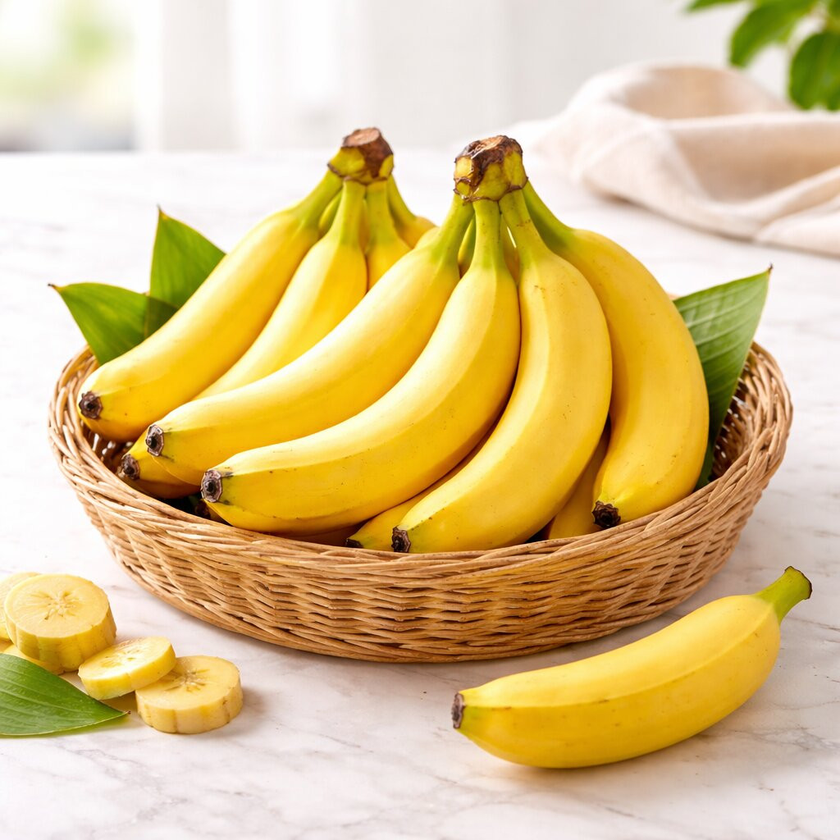
#> input picture test-images/banana.png, 840 x 840 px, shrunk from 1024 x 1024 before the run
$ python contours.py
#> lines starting #> are read from the running program, lines starting #| are printed output that depends on the picture; after the words box and inside, x2 and y2 are one past the last pixel; in counts of white or black regions, pixels touching at a corner belong together
import cv2
import numpy as np
CANNY_LOW = 30
CANNY_HIGH = 200


def extract_contours(image : np.ndarray) -> tuple:

    gray_image = cv2.cvtColor(image,cv2.COLOR_BGR2GRAY)
    edges = cv2.Canny(gray_image,CANNY_LOW,CANNY_HIGH)

    contours, _ = cv2.findContours(edges, cv2.RETR_TREE, cv2.CHAIN_APPROX_NONE)
    return contours


def contours_to_complex(contours : tuple):
    # contours = [contour1,contour2,...]
    # contour = [[[x,y]],[x2,y2]],[x3,y3]]]
    complex_contours = []
    for contour in contours:
        complex_points=[]
        for point in contour:
            # contour = [ point, point, point]; point = [[x,y]]
            x = point[0][0]
            y = point[0][1]
            complex_points.append(complex(x,y))
        complex_contours.append(complex_points)
    return complex_contours


def main():
    image = cv2.imread('./test-images/banana.png')
#> image is the input picture: shape (840, 840, 3); mean B, G, R 136.7, 192.7, 218.7
    if image is None:
        raise FileNotFoundError("Could not load image.")

    contours = extract_contours(image)
#> in extract_contours, `gray_image = cv2.cvtColor(image,cv2.COLOR_BGR2GRAY)`:
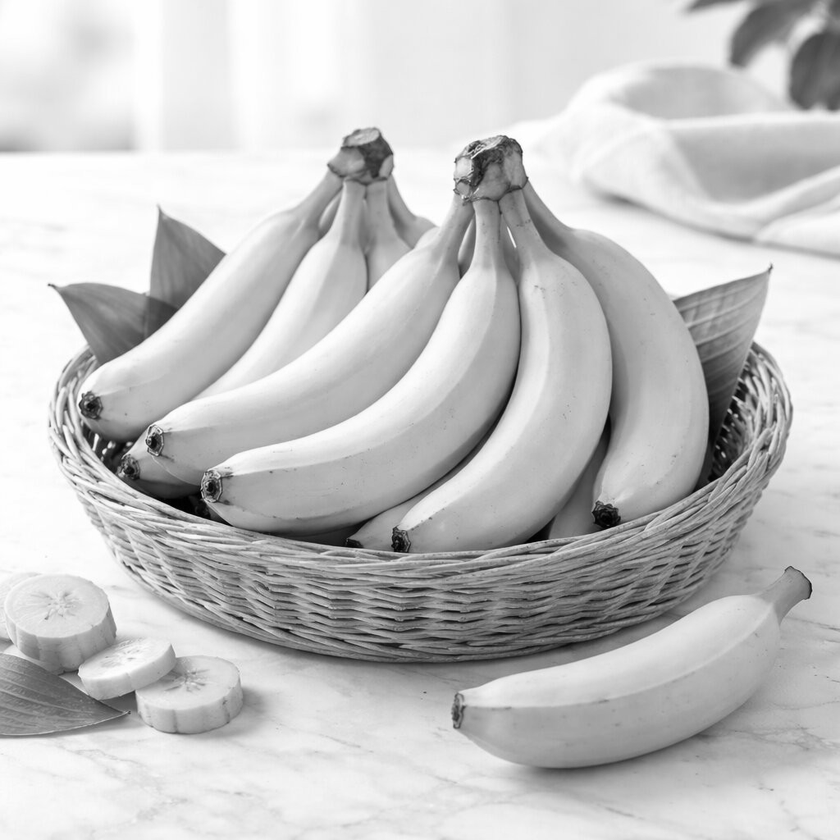
#> gray_image: shape (840, 840); min 0, max 255, mean 194.1
#> in extract_contours, `edges = cv2.Canny(gray_image,CANNY_LOW,CANNY_HIGH)`:
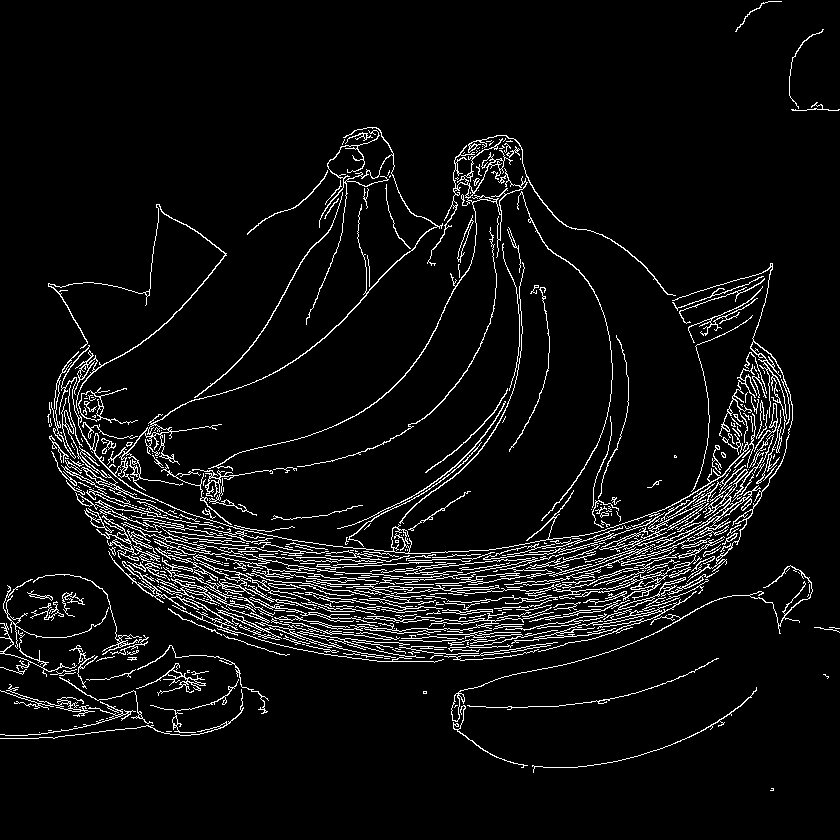
#> edges: shape (840, 840); 6% white in thin lines or dots
#> in extract_contours, `contours, _ = cv2.findContours(edges, cv2.RETR_TREE, cv2.CHAIN_APPROX_..`: contours = 859 contours, 680 with area under 20; largest, box (x1, y1, x2, y2) and area: (59, 127, 756, 554) 1410, (549, 469, 761, 577) 938, (155, 554, 315, 613) 800, (208, 138, 528, 471) 572, (78, 387, 138, 425) 539
    complex_contours = contours_to_complex(contours)
#> the loop in contours_to_complex, `for contour in contours:` made 859 passes
#> contour on passes 2, 5, 7: [[39, 732]], [[74, 726], [75, 726], [76, 726], [75, 726]], [[106, 718], [107, 718]]
#> after the loop in contours_to_complex, `for contour in contours:`: complex_contours = 859 items
#> complex_contours = 859 items
    print(complex_contours[:5])
#> (printed output is left out)

    cv2.drawContours(image,contours,-1,(0,0,0),3)
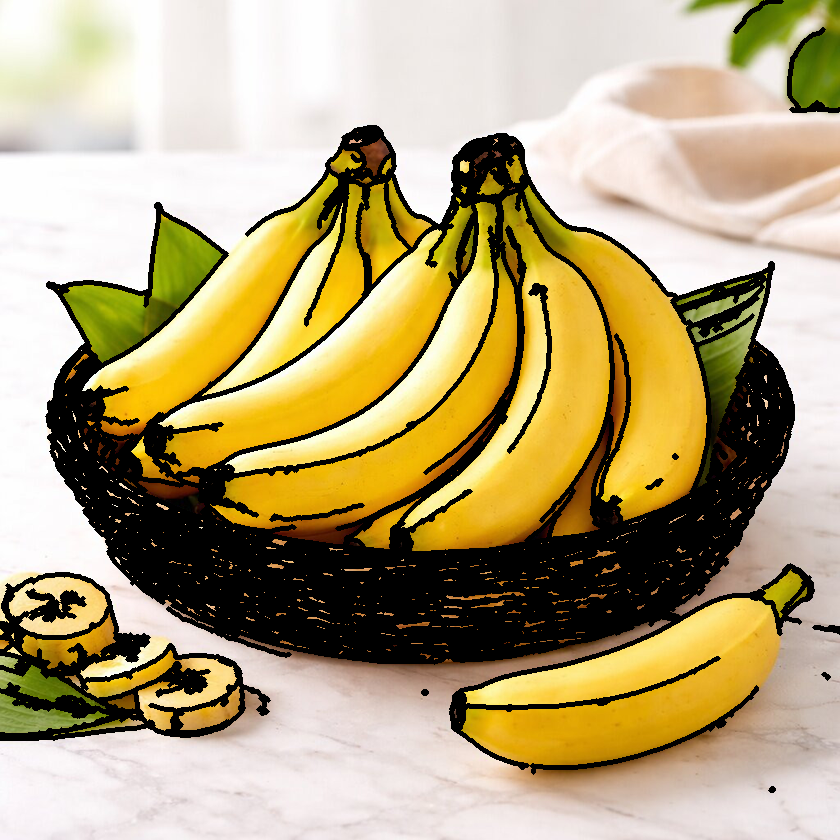
#> image: shape (840, 840, 3); mean B, G, R 122.5, 164.2, 180.5
    cv2.imshow('Contours', image)
    cv2.waitKey(0)
    cv2.destroyAllWindows()

if __name__=='__main__':
    main()

$ run again, with test-images/face.png copied over test-images/banana.png
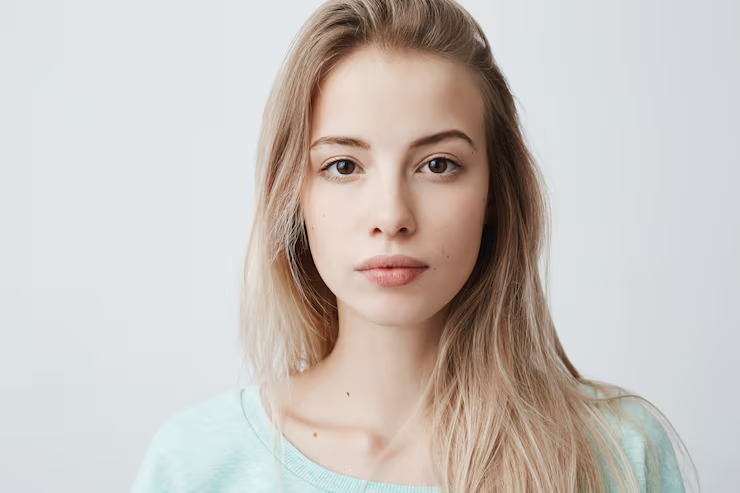
#> input picture test-images/face.png, 740 x 493 px
#> in main, image is the input picture: shape (493, 740, 3); mean B, G, R 189.5, 193.8, 200.6
#> in extract_contours, `edges = cv2.Canny(gray_image,CANNY_LOW,CANNY_HIGH)`:
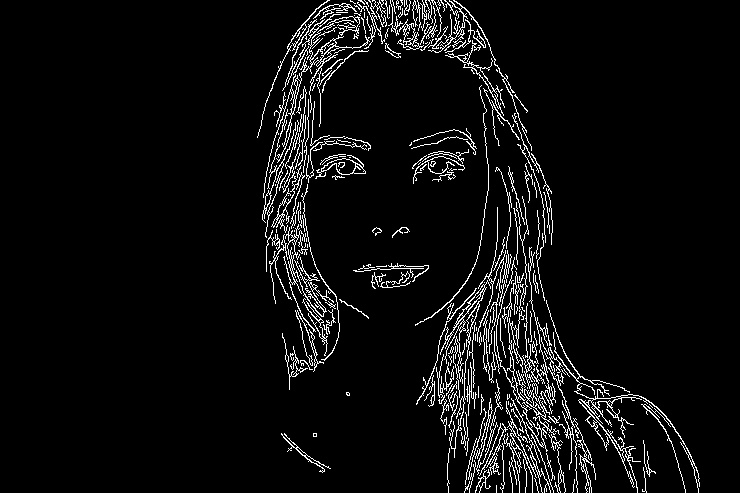
#> edges: shape (493, 740); 5.3% white in thin lines or dots, all inside (x1, y1, x2, y2) = (257, 0, 700, 493)
#> in extract_contours, `contours, _ = cv2.findContours(edges, cv2.RETR_TREE, cv2.CHAIN_APPROX_..`: contours = 444 contours, 349 with area under 20; largest, box (x1, y1, x2, y2) and area: (263, 14, 370, 198) 654, (546, 300, 700, 493) 609, (283, 224, 334, 332) 459, (315, 155, 366, 179) 418, (440, 280, 491, 458) 414
#> the loop in contours_to_complex, `for contour in contours:` made 444 passes
#> contour on passes 13, 27, 31: [[496, 453], [496, 454], [497, 455], [496, 454]], [[321, 471], [322, 470], [323, 471], [322, 472]], [[491, 467], [492, 466], [493, 467], [492, 468]]
#> after the loop in contours_to_complex, `for contour in contours:`: complex_contours = 444 items
#> (printed output is left out)
#> in main, `cv2.drawContours(image,contours,-1,(0,0,0),3)`:
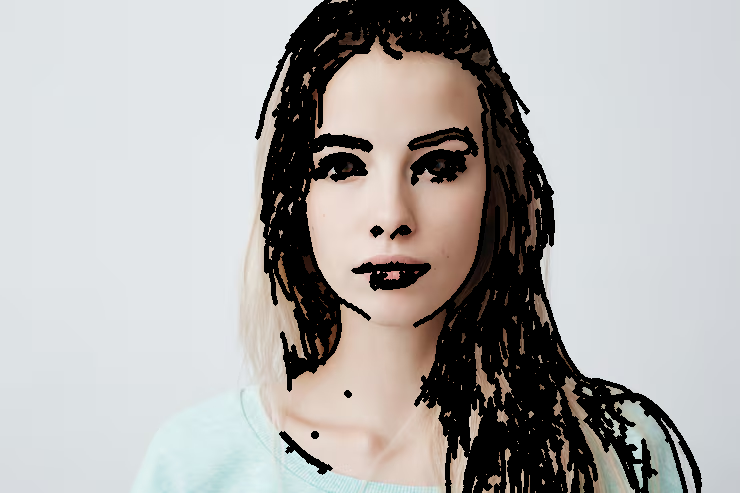
#> image: shape (493, 740, 3); 18.1% of pixels changed, all inside (x1, y1, x2, y2) = (255, 0, 702, 493)
